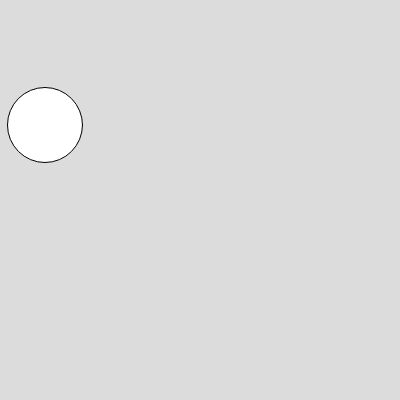
Frame 1 (no input)
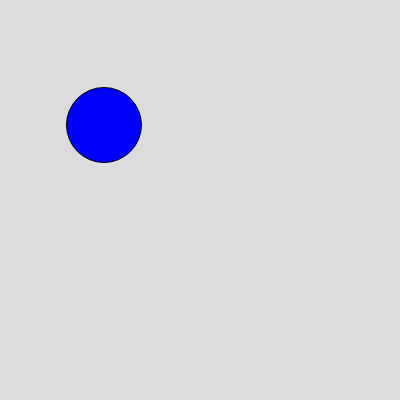
Frame 60 (no input)
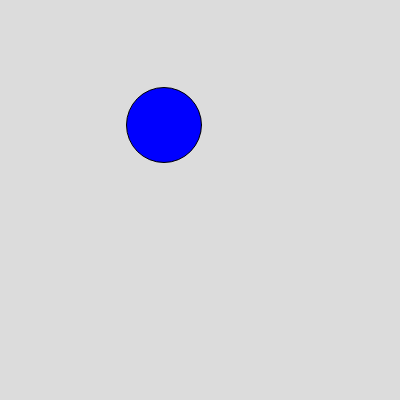
Frame 120 (the mouse pressed at the canvas centre since frame 60)

The p5.js sketch that drew these frames (run headless with seeded random() and noise() and a simulated clock; from frame 60 on, the mouse is pressed at the canvas centre):

// p5.js sketch
// ── sketch.js
var ball = {
  x:45,y:125,r:75, xspeed:0, yspeed:0, colour:["blue","red","purple"]
};




function setup() {
  createCanvas(400, 400);
}

function draw() {
  background(220);
  circle(ball.x, ball.y, ball.r);
  fill(ball.colour[0]);
  ball.xspeed = 1;
  ball.x = ball.x + ball.xspeed;
}
